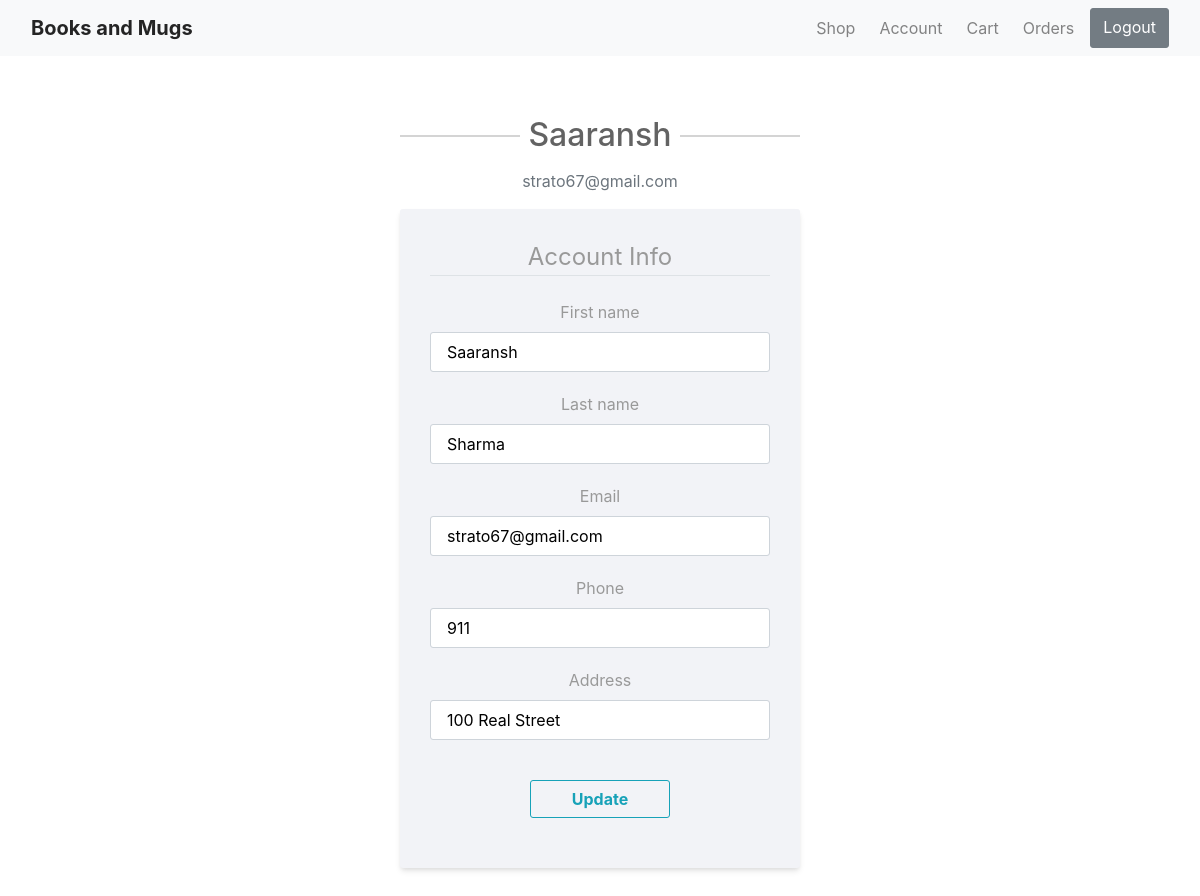
Page /account (signed in) on the committed database.
### website/models.py (models this page shows, shortened)
class User(db.Model, UserMixin):
    id = db.Column(db.Integer, primary_key = True)
    email = db.Column(db.String(100), unique=True)
    first_name = db.Column(db.String(100))
    last_name = db.Column(db.String(100))
    address = db.Column(db.String(100))
    phone = db.Column(db.String(100))
    password = db.Column(db.String(100))
    review = db.relationship('Review')

### website/auth.py (the view)
@auth.route("/account", methods=['GET', 'POST'])
@login_required
def account():
    form = UpdateAccountForm()
    if form.validate_on_submit():
        current_user.first_name = form.first_name.data
        current_user.last_name = form.last_name.data
        current_user.email = form.email.data
        current_user.address = form.address.data
        current_user.phone = form.phone.data
        db.session.commit()
        flash('Your account has been updated!', 'success')
        return redirect(url_for('auth.account',user=current_user))
    elif request.method == 'GET':
        form.first_name.data = current_user.first_name
        form.last_name.data = current_user.last_name
        form.email.data = current_user.email
        form.address.data = current_user.address
        form.phone.data = current_user.phone
    return render_template('account.html', title='Account', form=form, user=current_user)

### website/forms.py (shortened to what this page needs)
class UpdateAccountForm(FlaskForm):
    first_name = StringField('First name',validators=[DataRequired(), Length(min=2, max=20)])
    last_name = StringField('Last name',validators=[DataRequired(), Length(min=2, max=20)])
    email = StringField('Email',validators=[DataRequired(), Email()])
    phone = StringField('Phone',validators=[DataRequired()])
    address= StringField ('Address',validators=[DataRequired()])
    submit = SubmitField('Update')

### website/__init__.py (called while the page is built)
def create_app():
    app = Flask(__name__)
    app.config['SECRET_KEY'] = 'password'
    app.config['SQLALCHEMY_DATABASE_URI'] = f'sqlite:///{DB_NAME}'
    db.init_app(app)
    from .models import User, Review, Book
    admin = Admin(app)
    admin.add_view(ModelView(Book, db.session))
    from .views import views
    from .auth import auth
    app.register_blueprint(views,url_prefix='/')
    app.register_blueprint(auth,url_prefix='/')
    create_database(app)
    login_manager = LoginManager()
    login_manager.login_view='auth.login'
    login_manager.init_app(app)
    @login_manager.user_loader
    def load_user(id):
        return User.query.get(int(id))
    return app

### website/templates/account.html (shortened to what this page needs)
{% extends "base.html" %}
{% block content %}
<link rel="stylesheet" href="{{ url_for('static', filename='css/account.css') }}">
    <div class="content-section">
      <div class="media">
        <div class="media-body">
          <h2 class="account-heading">{{ current_user.first_name }}</h2>
          <p class="text-secondary">{{ current_user.email }}</p>
        </div>
      </div>
        <form method="POST" action="" >
            <fieldset class="form-group">
                <legend class="border-bottom mb-4">Account Info</legend>
                <div class="form-group">
                    {{ form.first_name.label(class="form-control-label") }}
                    {% if form.first_name.errors %}
                        {{ form.first_name(class="form-control form-control-lg is-invalid") }}
                        <div class="invalid-feedback">
                            {% for error in form.first_name.errors %}
                                <span>{{ error }}</span>
                            {% endfor %}
                        </div>
                    {% else %}
                        {{ form.first_name(class="form-control form-control-lg") }}
                    {% endif %}
                </div>
                    <div class="form-group">
                        {{ form.last_name.label(class="form-control-label") }}
                        {% if form.last_name.errors %}
                            {{ form.last_name(class="form-control form-control-lg is-invalid") }}
                            <div class="invalid-feedback">
                                {% for error in form.first_name.errors %}
                                    <span>{{ error }}</span>
                                {% endfor %}
                            </div>
                        {% else %}
                            {{ form.last_name(class="form-control form-control-lg") }}
                        {% endif %}
                    </div>
                <div class="form-group">
                    {{ form.email.label(class="form-control-label") }}
                    {% if form.email.errors %}
                        {{ form.email(class="form-control form-control-lg is-invalid") }}
                        <div class="invalid-feedback">
                            {% for error in form.email.errors %}
                                <span>{{ error }}</span>
                            {% endfor %}
                        </div>
                    {% else %}
                        {{ form.email(class="form-control form-control-lg") }}
                    {% endif %}
                </div>
                <div class="form-group">
                    {{ form.phone.label(class="form-control-label") }}
                    {% if form.phone.errors %}
                        {{ form.phone(class="form-control form-control-lg is-invalid") }}
                        <div class="invalid-feedback">
                            {% for error in form.address.errors %}
                                <span>{{ error }}</span>
                            {% endfor %}
                        </div>
                    {% else %}
                        {{ form.phone(class="form-control form-control-lg") }}
                    {% endif %}
                </div>
				<div class="form-group">
                    {{ form.address.label(class="form-control-label") }}
                    {% if form.address.errors %}
                        {{ form.address(class="form-control form-control-lg is-invalid") }}
                        <div class="invalid-feedback">
                            {% for error in form.address.errors %}
                                <span>{{ error }}</span>
                            {% endfor %}
                        </div>
                    {% else %}
                        {{ form.address(class="form-control form-control-lg") }}
                    {% endif %}
                </div>
            </fieldset>
            <div class="form-group">
                {{ form.submit(class="btn btn-outline-info") }}
            </div>
        </form>
    </div>
{% endblock content %}

### website/static/css/baseStyle.css (style rules this page uses)
body { margin: auto; text-align: center; }

### website/static/css/account.css (style rules this page uses)
.form-group { text-align: center; }
body { max-height: max-content; }
.form-control { height: 40px; box-shadow: none; color: black; font-size: 16px; }
.form-control, .btn { border-radius: 3px; }
.content-section { width: 400px; margin: 0 auto; padding: 5% 0; }
.content-section h2 { color: #636363; margin: 0 0 15px; position: relative; text-align: center; }
.content-section h2:before, .content-section h2:after { content: ""; height: 2px; width: 30%; background: #d4d4d4; position: absolute; top: 50%; z-index: 2; }
.content-section h2:before { left: 0; }
.content-section h2:after { right: 0; }
.content-section form { color: #999; border-radius: 3px; margin-bottom: 15px; background: #f2f3f7; box-shadow: 0px 2px 2px rgba(0, 0, 0, 0.3); padding: 30px; box-shadow: rgba(0, 0, 0, 0.1) 0px 4px 6px -1px, rgba(0, 0, 0, 0.06) 0px 2px 4px -1px; }
.content-section .form-group { margin-bottom: 20px; }
.content-section .btn { font-size: 16px; font-weight: bold; min-width: 140px; outline: none !important; }

### rows in the picture
User: first_name "Saaransh", email "strato67@gmail.com", last_name "Sharma", phone "911", address "100 Real Street"
